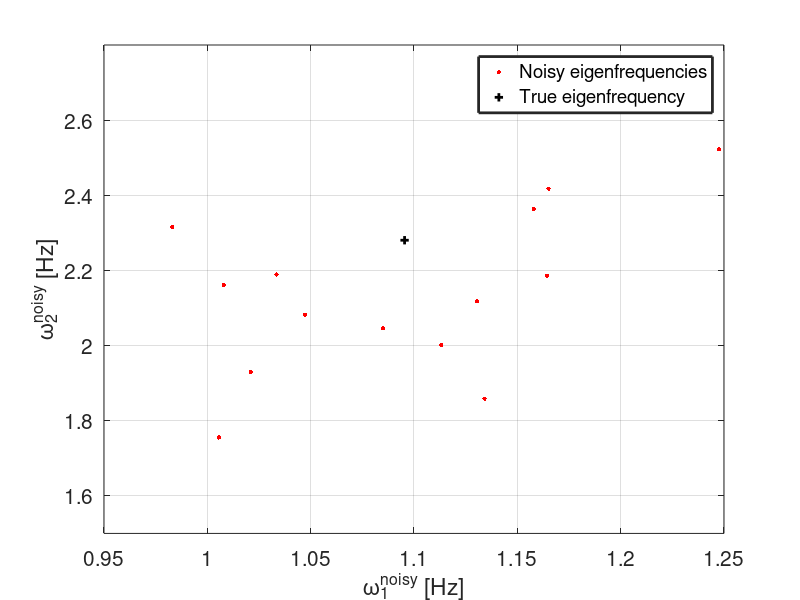

Write the MATLAB code that produced this figure. (Note: this script raises an error after producing the figure.)
%% Toy Problem: 2D Coupled spring-mass system
%
%%%%%%%%%%%%%%%%%%%%%%%%%%%%%%%%%%%%%%%%%%%%%%%%%%%%%%%%%%%%%%%%%%%%%%%%%%%
% 
% Reference: http://farside.ph.utexas.edu/teaching/336k/Newtonhtml/
% node100.html
%
%%%%%%%%%%%%%%%%%%%%%%%%%%%%%%%%%%%%%%%%%%%%%%%%%%%%%%%%%%%%%%%%%%%%%%%%%%%
% 
% We have a coupled oscillator configuration: spring > mass > spring > mass >
% spring.
% 
% Eigenfrequencies: sqrt(k./m), sqrt((k + 2.*k_12)./m)
% Hence, theoretical eigenfrequencies = 1.0954 Hz, 2.2804 Hz
%
% Input data: 
% Primary spring stiffness, k = 0.6 N/m; 
% Secondary spring stiffness, k_12 = 1 N/m; 
% Mass, m = 0.5 kg
%
% In this online Bayesian Model Updating problem,we assume we have a stream
% of measurements coming at every arbitrary time-step. This stream of
% consists of 15 inidividual measurements with different number of
% measurements obtained at each time-step. In this problem, 15 measurements
% are obtained over the course of 5 time-steps and are distributed as:
% [3,4,5,1,2].
%
% Here, Bayesian Model Updating is performed via the SEMC sampler.
%
%% Define the parameters and random variables:

m = 0.5;  % Mass of the blocks in [kg]
k = 0.6;  % Stiffness of primary spring [N/m]
k_12 = 1; % Stiffness of secondary spring [N/m]

%% Define the model:

% Define model for the first eigenfrequency:
model_1 = @(x) sqrt(x(:,2)./x(:,1));

% Define model for the second eigenfrequency:
model_2 = @(x) sqrt((x(:,2) + 2.*x(:,3))./x(:,1));

%% Generate noisy measurements of Eigenfrequencies:

% Define the stochastic noise term for eigenfrequency 1:
noise_1 = 0.1*model_1([m,k])*randn(15,1);

% Define the stochastic noise term for eigenfrequency 2:
noise_2 = 0.1*model_2([m,k,k_12])*randn(15,1);

% Define the "noisy" measurements:
measurements = [model_1([m,k]), model_2([m,k,k_12])] + [noise_1, noise_2];

% To plot the 2D scatter plot of the measurements:
figure;
hold on; box on; grid on
scatter(measurements(:,1), measurements(:,2), 10, 'r', 'filled');
plot(model_1([m,k]), model_2([m,k,k_12]), 'k +','LineWidth', 2);
xlabel('\omega_1^{noisy} [Hz]')
ylabel('\omega_2^{noisy} [Hz]')
legend('Noisy eigenfrequencies', 'True eigenfrequency','LineWidth',2)
set(gca, 'fontsize', 15)
ylim([1.5 2.8])
hold off

%% Define the Prior:

lowerBound = [0.01, 1e-05]; upperBound = [4, 1]; 

% Prior PDF of k: 
priorPDF_k = @(x) unifpdf(x, lowerBound(1), upperBound(1)); 

% Prior PDF of k_12: 
priorPDF_k12 = @(x) unifpdf(x, lowerBound(1), upperBound(1)); 

% Prior PDF of sigma_1 (standard deviation of f1): 
priorPDF_sigma1 = @(x) unifpdf(x, lowerBound(2), upperBound(2)); 

% Prior PDF of sigma_2 (standard deviation of f2): 
priorPDF_sigma2 = @(x) unifpdf(x, lowerBound(2), upperBound(2)); 

% Define the overall prior PDF:
prior_pdf = @(x) priorPDF_k(x(:,1)).*priorPDF_k12(x(:,2)).*...
                 priorPDF_sigma1(x(:,3)).*priorPDF_sigma2(x(:,4)); 

prior_rnd = @(N) [unifrnd(lowerBound(1), upperBound(1), N, 1),...
                  unifrnd(lowerBound(1), upperBound(1), N, 1),...
                  unifrnd(lowerBound(2), upperBound(2), N, 1),...
                  unifrnd(lowerBound(2), upperBound(2), N, 1)]; 
              
%% Define the Log-likelihood function:
% x: vector of epistemic parameters;
% mea: measurement vector for the eigenfrequencies;
% mod1: model output from model_1;
% mod2: model output from model_2;

logL = @(x, measurements) - 0.5 .* (1./x(:,3)).^2 .*(measurements(:,1) - model_1([m,x(:,1)]))' *...
                                      (measurements(:,1) - model_1([m,x(:,1)])) -...
                                       length(measurements).*log(sqrt(2*pi).*x(:,3)) +...
                          - 0.5 .* (1./x(:,4)).^2 .*(measurements(:,2) - model_2([m, x(:,1), x(:,2)]))' *...
                                      (measurements(:,2) - model_2([m, x(:,1), x(:,2)])) -...
                                       length(measurements).*log(sqrt(2*pi).*x(:,4));

%% Define the likelihood function cell array
% This is to indicate measurements obtained separately at different
% time-step.

% 15 measurements are obtained over the course of 5 time-steps and are 
% distributed according to: [3,4,5,1,2].

% To create a cell array of Likelihood functions:
logl{1} = @(x) logL(x, measurements(1:3,:));
logl{2} = @(x) logL(x, measurements(4:7,:));
logl{3} = @(x) logL(x, measurements(8:12,:));
logl{4} = @(x) logL(x, measurements(13,:));
logl{5} = @(x) logL(x, measurements(14:end,:));

%% Perform Online Sequential Bayesian Updating:

% Initialise:
Nsamples = 1000;

% Start SEMC sampler:
tic;
SEMC = SEMCsampler('nsamples',Nsamples,'loglikelihoods',logl,...
               'priorpdf',prior_pdf,'priorrnd',prior_rnd,'burnin',0);
semc_samples = SEMC.samples;
semc_allsamples = SEMC.allsamples;
timeSEMC = toc;
fprintf('Time elapsed is for the SEMC sampler: %f \n',timeSEMC)

%% Perform Offline Bayesian Updating via TMCMC:

% To create a cell array of Likelihood functions:
loglike{1} = @(x) logL(x, measurements(1:3,:));
loglike{2} = @(x) logL(x, measurements(1:7,:));
loglike{3} = @(x) logL(x, measurements(1:12,:));
loglike{4} = @(x) logL(x, measurements(1:13,:));
loglike{5} = @(x) logL(x, measurements(1:15,:));

for i = 1:length(logl)
    
fprintf('Commence Offline BMU iteration t = %d \n', i)
                                   
% Start TMCMC sampler:
tic;
TMCMC{i} = TMCMCsampler('nsamples',Nsamples,'loglikelihood',loglike{i},...
                   'priorpdf',prior_pdf,'priorrnd',prior_rnd,...
                   'burnin',0);
tmcmc_allsamples(:,:,i) = TMCMC{i}.samples;
timeTMCMC(i) = toc;
fprintf('Time elapsed is for the TMCMC sampler: %f \n',timeTMCMC(i))                                  

end

%% Plot the combined Scatterplot matrix:

Posterior_SEMC = SEMC.allsamples;

for t = 1:length(logl)+1
figure();
[~,ax1] = plotmatrix(Posterior_SEMC(:,:,t));
for i=1:4
    ax1(i,1).FontSize = 16; 
    ax1(4,i).FontSize = 16; 
end
ax1(1,1).YLim = [-0.3, 2.7]; ax1(2,1).YLim = [-0.3, 2.3]; 
ax1(3,1).YLim = [-0.15, 1.15]; ax1(4,1).YLim = [-0.15,1.15]; 
ax1(4,1).XLim = [-0.3, 2.7]; ax1(4,2).XLim = [-0.3, 2.3]; 
ax1(4,3).XLim = [-0.15, 1.15]; ax1(4,4).XLim = [-0.15,1.15]; 

ylabel(ax1(1,1),'k [N/m]'); ylabel(ax1(2,1),'k_{12} [N/m]');
ylabel(ax1(3,1),'\sigma_1 [Hz]'); ylabel(ax1(4,1),'\sigma_2 [Hz]');
xlabel(ax1(4,1),'k [N/m]'); xlabel(ax1(4,2),'k_{12} [N/m]');
xlabel(ax1(4,3),'\sigma_1 [Hz]'); xlabel(ax1(4,4),'\sigma_2 [Hz]');
title(sprintf('SEMC Posterior at Time-step = %2d \n', t-1))
set(gca,'FontSize',16)

end

%% Analysis of samples:

posterior_mean_semc = zeros(size(logl,2),size(semc_allsamples,2));
posterior_std_semc = zeros(size(logl,2),size(semc_allsamples,2));
posterior_bounds_k_semc = zeros(size(logl,2),2);
posterior_bounds_k12_semc = zeros(size(logl,2),2);
posterior_bounds_sigma1_semc = zeros(size(logl,2),2);
posterior_bounds_sigma2_semc = zeros(size(logl,2),2);

for idx = 1:size(logl,2)
posterior_mean_semc(idx,1) = mean(semc_allsamples(:,1,idx+1));
posterior_mean_semc(idx,2) = mean(semc_allsamples(:,2,idx+1));
posterior_mean_semc(idx,3) = mean(semc_allsamples(:,3,idx+1));
posterior_mean_semc(idx,4) = mean(semc_allsamples(:,4,idx+1));

posterior_std_semc(idx,1) = std(semc_allsamples(:,1,idx+1));
posterior_std_semc(idx,2) = std(semc_allsamples(:,2,idx+1));
posterior_std_semc(idx,3) = std(semc_allsamples(:,3,idx+1));
posterior_std_semc(idx,4) = std(semc_allsamples(:,4,idx+1));

posterior_bounds_k_semc(idx,:) = prctile(semc_allsamples(:,1,idx+1), [5, 95]);
posterior_bounds_k12_semc(idx,:) = prctile(semc_allsamples(:,2,idx+1), [5, 95]);
posterior_bounds_sigma1_semc(idx,:) = prctile(semc_allsamples(:,3,idx+1), [5, 95]);
posterior_bounds_sigma2_semc(idx,:) = prctile(semc_allsamples(:,4,idx+1), [5, 95]);
end
posterior_cov_semc = (posterior_std_semc./posterior_mean_semc).*100;

posterior_mean_tmcmc = zeros(size(logl,2),size(tmcmc_allsamples,2));
posterior_std_tmcmc = zeros(size(logl,2),size(tmcmc_allsamples,2));
posterior_bounds_k_tmcmc = zeros(size(logl,2),2);
posterior_bounds_k12_tmcmc = zeros(size(logl,2),2);
posterior_bounds_sigma1_tmcmc = zeros(size(logl,2),2);
posterior_bounds_sigma2_tmcmc = zeros(size(logl,2),2);

for idx = 1:size(logl,2)
posterior_mean_tmcmc(idx,1) = mean(tmcmc_allsamples(:,1,idx));
posterior_mean_tmcmc(idx,2) = mean(tmcmc_allsamples(:,2,idx));
posterior_mean_tmcmc(idx,3) = mean(tmcmc_allsamples(:,3,idx));
posterior_mean_tmcmc(idx,4) = mean(tmcmc_allsamples(:,4,idx));

posterior_std_tmcmc(idx,1) = std(tmcmc_allsamples(:,1,idx));
posterior_std_tmcmc(idx,2) = std(tmcmc_allsamples(:,2,idx));
posterior_std_tmcmc(idx,3) = std(tmcmc_allsamples(:,3,idx));
posterior_std_tmcmc(idx,4) = std(tmcmc_allsamples(:,4,idx));

posterior_bounds_k_tmcmc(idx,:) = prctile(tmcmc_allsamples(:,1,idx), [5, 95]);
posterior_bounds_k12_tmcmc(idx,:) = prctile(tmcmc_allsamples(:,2,idx), [5, 95]);
posterior_bounds_sigma1_tmcmc(idx,:) = prctile(tmcmc_allsamples(:,3,idx), [5, 95]);
posterior_bounds_sigma2_tmcmc(idx,:) = prctile(tmcmc_allsamples(:,4,idx), [5, 95]);
end
posterior_cov_tmcmc = (posterior_std_tmcmc./posterior_mean_tmcmc).*100;

%% Analysis of the model updating:

figure;
subplot(1,2,1)
hold on; grid on; box on;
plot([0 size(semc_allsamples,3)], [0.6 0.6], 'k--', 'linewidth', 1)
y_neg_a1i = abs(posterior_mean_tmcmc(:,1) - posterior_bounds_k_tmcmc(:,1)); % error in the negative y-direction
y_pos_a1i = abs(posterior_mean_tmcmc(:,1) - posterior_bounds_k_tmcmc(:,2)); % error in the positive y-direction
errorbar((1:size(posterior_mean_tmcmc,1))', posterior_mean_tmcmc(:,1), y_neg_a1i, y_pos_a1i, '-s','MarkerSize',5,...
    'MarkerEdgeColor','blue','MarkerFaceColor','blue', 'linewidth',1);
y_neg_a1ii = abs(posterior_mean_semc(:,1) - posterior_bounds_k_semc(:,1)); % error in the negative y-direction
y_pos_a1ii = abs(posterior_mean_semc(:,1) - posterior_bounds_k_semc(:,2)); % error in the positive y-direction
errorbar((1:size(posterior_mean_semc,1))', posterior_mean_semc(:,1), y_neg_a1ii, y_pos_a1ii, '-s','MarkerSize',5,...
    'MarkerEdgeColor','red','MarkerFaceColor','red', 'linewidth',1);
legend('True value', 'TMCMC estimated values', 'SEMC estimated values', 'linewidth', 2)
xlim([0 size(semc_allsamples,3)])
xlabel('Iteration, j')
ylabel('Primary stiffness, k [N/m]')
set(gca, 'fontsize', 18)

subplot(1,2,2)
hold on; grid on; box on;
plot([0 size(semc_allsamples,3)], [1.0 1.0], 'k--', 'linewidth', 1)
y_neg_b1i = abs(posterior_mean_tmcmc(:,2) - posterior_bounds_k12_tmcmc(:,1)); % error in the negative y-direction
y_pos_b1i = abs(posterior_mean_tmcmc(:,2) - posterior_bounds_k12_tmcmc(:,2)); % error in the positive y-direction
errorbar((1:size(posterior_mean_tmcmc,1))', posterior_mean_tmcmc(:,2), y_neg_b1i, y_pos_b1i, '-s','MarkerSize',5,...
    'MarkerEdgeColor','blue','MarkerFaceColor','blue', 'linewidth',1);
y_neg_b1ii = abs(posterior_mean_semc(:,2) - posterior_bounds_k12_semc(:,1)); % error in the negative y-direction
y_pos_b1ii = abs(posterior_mean_semc(:,2) - posterior_bounds_k12_semc(:,2)); % error in the positive y-direction
errorbar((1:size(posterior_mean_semc,1))', posterior_mean_semc(:,2), y_neg_b1ii, y_pos_b1ii, '-s','MarkerSize',5,...
    'MarkerEdgeColor','red','MarkerFaceColor','red', 'linewidth',1);
legend('True value', 'TMCMC estimated values', 'SEMC estimated values', 'linewidth', 2)
xlim([0 size(semc_allsamples,3)])
xlabel('Iteration, j')
ylabel('Secondary stiffness, k_{12} [N/m]')
set(gca, 'fontsize', 18)

figure;
subplot(1,2,1)
hold on; grid on; box on;
plot([0 size(semc_allsamples,3)], [0.1*model_1([m,k]) 0.1*model_1([m,k])], 'k--', 'linewidth', 1)
y_neg_a2i = abs(posterior_mean_tmcmc(:,3) - posterior_bounds_sigma1_tmcmc(:,1)); % error in the negative y-direction
y_pos_a2i = abs(posterior_mean_tmcmc(:,3) - posterior_bounds_sigma1_tmcmc(:,2)); % error in the positive y-direction
errorbar((1:size(posterior_mean_tmcmc,1))', posterior_mean_tmcmc(:,3), y_neg_a2i, y_pos_a2i, '-s','MarkerSize',5,...
    'MarkerEdgeColor','blue','MarkerFaceColor','blue', 'linewidth',1);
y_neg_a2ii = abs(posterior_mean_semc(:,3) - posterior_bounds_sigma1_semc(:,1)); % error in the negative y-direction
y_pos_a2ii = abs(posterior_mean_semc(:,3) - posterior_bounds_sigma1_semc(:,2)); % error in the positive y-direction
errorbar((1:size(posterior_mean_semc,1))', posterior_mean_semc(:,3), y_neg_a2ii, y_pos_a2ii, '-s','MarkerSize',5,...
    'MarkerEdgeColor','red','MarkerFaceColor','red', 'linewidth',1);
legend('True value', 'TMCMC estimated values', 'SEMC estimated values', 'linewidth', 2)
xlim([0 size(semc_allsamples,3)])
xlabel('Iteration, j')
ylabel('Noise standard deviation 1, \sigma_{1} [Hz]')
set(gca, 'fontsize', 18)

subplot(1,2,2)
hold on; grid on; box on;
plot([0 size(semc_allsamples,3)], [0.1*model_2([m,k,k_12]) 0.1*model_2([m,k,k_12])], 'k--', 'linewidth', 1)
y_neg_b2i = abs(posterior_mean_tmcmc(:,4) - posterior_bounds_sigma2_tmcmc(:,1)); % error in the negative y-direction
y_pos_b2i = abs(posterior_mean_tmcmc(:,4) - posterior_bounds_sigma2_tmcmc(:,2)); % error in the positive y-direction
errorbar((1:size(posterior_mean_tmcmc,1))', posterior_mean_tmcmc(:,4), y_neg_b2i, y_pos_b2i, '-s','MarkerSize',5,...
    'MarkerEdgeColor','blue','MarkerFaceColor','blue', 'linewidth',1);
y_neg_b2ii = abs(posterior_mean_semc(:,4) - posterior_bounds_sigma2_semc(:,1)); % error in the negative y-direction
y_pos_b2ii = abs(posterior_mean_semc(:,4) - posterior_bounds_sigma2_semc(:,2)); % error in the positive y-direction
errorbar((1:size(posterior_mean_semc,1))', posterior_mean_semc(:,4), y_neg_b2ii, y_pos_b2ii, '-s','MarkerSize',5,...
    'MarkerEdgeColor','red','MarkerFaceColor','red', 'linewidth',1);
legend('True value', 'TMCMC estimated values', 'SEMC estimated values', 'linewidth', 2)
xlim([0 size(semc_allsamples,3)])
xlabel('Iteration, j')
ylabel('Noise standard deviation 2, \sigma_{2} [Hz]')
set(gca, 'fontsize', 18)

%% Model Update

update_model_1 = @(x) sqrt(x./m);
update_model_2 = @(x) sqrt((x(:,1) + 2.*x(:,2))./m);

figure;
subplot(1,2,1)
hold on; box on; grid on
scatter(update_model_1(tmcmc_allsamples(:,1,5)),...
update_model_2([tmcmc_allsamples(:,1,5),tmcmc_allsamples(:,2,5)]), 10, 'b', 'filled')
scatter(measurements(:,1), measurements(:,2), 10, 'r', 'filled');
plot(model_1([m,k]), model_2([m,k,k_12]), 'k +','LineWidth', 2);
xlabel('\omega_1^{noisy} [Hz]')
ylabel('\omega_2^{noisy} [Hz]')
legend('TMCMC Model Update','Noisy eigenfrequencies', 'True eigenfrequency','LineWidth',2)
set(gca, 'fontsize', 15)

subplot(1,2,2)
hold on; box on; grid on
scatter(update_model_1(semc_samples(:,1)),...
update_model_2([semc_samples(:,1),semc_samples(:,2)]), 10, 'b', 'filled')
scatter(measurements(:,1), measurements(:,2), 10, 'r', 'filled');
plot(model_1([m,k]), model_2([m,k,k_12]), 'k +','LineWidth', 2);
xlabel('\omega_1^{noisy} [Hz]')
ylabel('\omega_2^{noisy} [Hz]')
legend('SEMC Model Update','Noisy eigenfrequencies', 'True eigenfrequency','LineWidth',2)
set(gca, 'fontsize', 15)

%% SEMC Statistics

dim = size(semc_samples,2); % dimensionality of the problem
target_accept = 0.23 + (0.21./dim);

% Plot the acceptance rate values across iterations:
figure;
hold on; box on; grid on;
plot([1 size(semc_allsamples,3)],[target_accept target_accept] , 'c','linewidth', 1.5)
plot([1 size(semc_allsamples,3)],[0.15 0.15] , 'k','linewidth', 1.5)
plot((1:size(semc_allsamples,3)-1)', SEMC.acceptance, '--rs', 'MarkerFaceColor','r','linewidth', 1.5)
plot([1 size(semc_allsamples,3)],[0.5 0.5] , 'k','linewidth', 1.5)
legend('Target acceptance rate', 'Optimum acceptance limits', 'SEMC acceptance rates', 'linewidth', 2)
title('Plot of Acceptance rates')
xlabel('Iteration number, j')
ylabel('Acceptance rate')
xlim([1 6])
ylim([0.1 0.7])
set(gca, 'fontsize', 18)

%% Save the data:

save('example_CoupledOscillator_SEMC_m');
